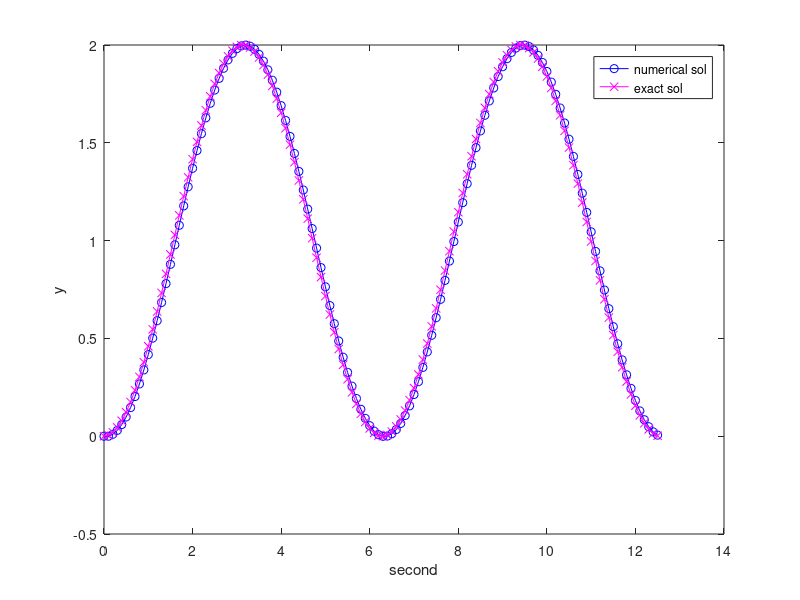

Write MATLAB code to recreate this figure.
% page 164
% dy/dt = sint    y(0) = 0 => c= 1;  0 <= t <= 4*pi
% calculate exact sol by hand: y(t) = 1-cost


clear;
clc;
close all;


delta = 0.1;y(1) = 0;% matlab index start from 1
k = 0;
for time = [delta: delta: 4*pi]
    k = k+1;
    y(k+1) = y(k) + delta*sin(time - delta); % not sin(k) this is magic num ha
end

t = [0:delta:4*pi];
y_true = 1 - cos(t)
plot(t,y,'b-o',t,y_true,'m-x');
xlabel('second'), ylabel('y');
legend('numerical sol','exact sol');
